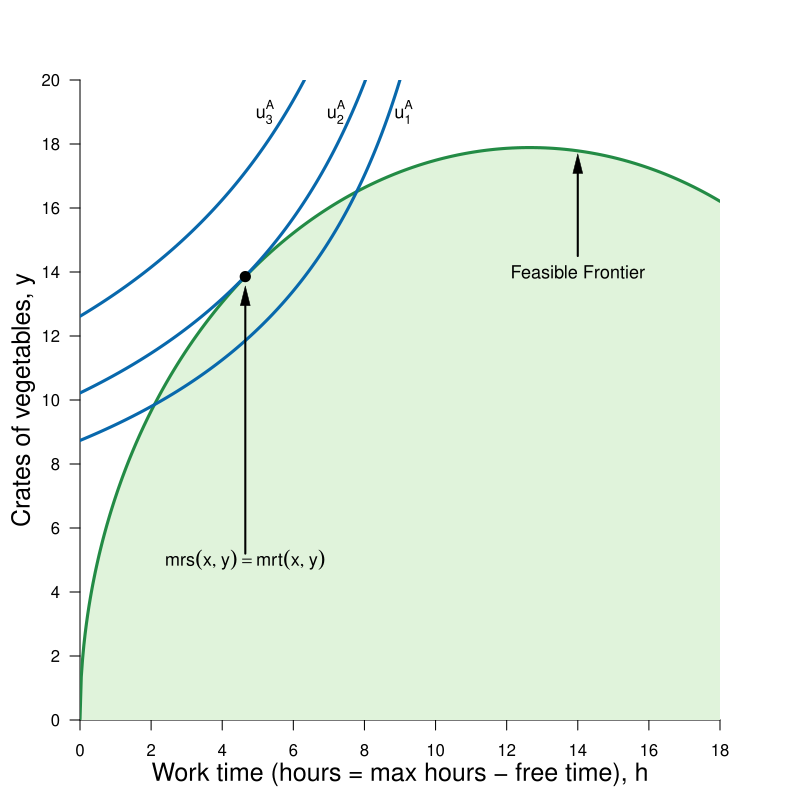

Reproduce this figure in R.
#Graph Designer: Simon Halliday
#Authors: Bowles, Foley and Halliday
#Title: Microeconomics: Competition, Conflict and Coordination

library(shape)
pdf(file = "constrained_optimization/feasible_frontier_indiff_vegetables_bads.pdf", width = 8, height = 8)

#Set parameters for graphics
axislabelsize <- 1.5
labelsize <- 1.1
graphlinewidth <- 3
segmentlinewidth <- 2

COL <- c("#7fc97f", "#beaed4", "#fdc086", "#ffff99", "#386cb0", "#f0027f", "#bf5b17", "#666666")
COLA <- c("#e0f3db", "#99d8c9","#66c2a4","#41ae76", "#238b45", "#005824")
COLB <- c("#4eb3d3", "#2b8cbe", "#0868ac","#084081")

#Edited the margins to cater for the larger LHS labels
par(mar =  c(4, 4, 4, 4))

ppf <- function(x, intercept = 320) {
  (intercept - 2*(sqrt(320/2) - x)^2)^0.5
}

uFn <- function(x, y, alpha = 0.4){
  ((sqrt(320/2) - x)^alpha)*(y^(1-alpha))
}

indiffA <- function(x, ubar = uFn(sqrt(320/2)-8, 13.87), alpha = 0.4) {
  (ubar/ (x^alpha))^(1/ (1 - alpha))
}

ylims <- c(0, 20)
xlims <- c(0, 18)

npts <- 501 
x <- seq(xlims[1], xlims[2], length.out = npts)
y <- seq(ylims[1], ylims[2], length.out = npts) 
a <- c(uFn(sqrt(320/2)-8, 13.87) - 1, uFn(sqrt(320/2)-8, 13.87), uFn(sqrt(320/2)-8, 13.87) + 1.5) #alpha = 0.4

plot(0, 0, xlim = xlims, ylim = ylims, type = "n",
     xlab = expression(paste("")),
     ylab = expression(paste("")), 
     xaxt = "n", 
     yaxt = "n", 
     cex.lab = axislabelsize, 
     bty = "n", 
     xaxs="i", 
     yaxs="i"
)


# ticksy <- seq(from = 0, to = ylims[2], by = 1)
# ylabels <- seq(from = 0, to = ylims[2], by = 1)
ticksx <- seq(from = 0, to = xlims[2], by = 2)
xlabels <- seq(from = 0, to = xlims[2], by = 2)
ticksy <- seq(ylims[1],  ylims[2], 2)
ylabels <- seq(ylims[1],  ylims[2], 2)
# ticksx <- c(xlims[1], 5.25, 8.944272, xlims[2])
# xlabels <- c(NA, expression(paste(x,"*")), expression(paste(bar(x))), NA)

axis(1, at = ticksx, pos = 0, labels = xlabels)
axis(2, at = ticksy, pos = 0, labels = ylabels, las = 1)

npts <- 500 
xx1 <- seq(xlims[1]+0.00001, xlims[2], length.out = npts)


#Draw the polygon for shading the feasible set
 xpoly1 <- seq(from = xlims[1], to = xlims[2], length.out = npts)
 ypoly1 <- ppf(xpoly1)
 polygon(x = c(0.001, xpoly1, 18, 18, 0.001), y = c(0.001, ypoly1, ppf(18), 0.001, 0.001), col=COLA[1], density=NULL, border = NA)

 

#Draw the graphs
lines(xx1, ppf(xx1), col = COLA[5], lwd = graphlinewidth)

#Label the feasible frontier
text(14, 14, expression("Feasible Frontier"), cex = labelsize)
Arrows(14, 14.5, 14, ppf(14) - 0.4, col = "black", lty = 1, lwd = 2, arr.type = "triangle", arr.lwd = 0.5)

contour(x, y, 
        outer(x, y, uFn),
        drawlabels = FALSE,
        col = COLB[3],
        lwd = graphlinewidth,
        levels = a, 
        xaxs="i", 
        yaxs="i", 
        add = TRUE)

#Axis labels
mtext(expression(paste("Work time (hours = max hours - free time), ", h)), side = 1, line = 2.5, cex = axislabelsize)
text(-1.6, 0.5*ylims[2], expression(paste("Crates of vegetables, ", y)), xpd = TRUE, cex = axislabelsize, srt = 90) 

#Add mrs = mrt at i
points(sqrt(320/2)-8, ppf(x = sqrt(320/2)-8), pch = 16, col = "black", cex = 1.5)
text(sqrt(320/2)-8, 5, expression(paste(mrs(x,y) == mrt(x,y))), cex = labelsize)
#text(sqrt(320/2)-8 + 0.05, 3.6, expression(paste(frac(2*y,3*x) == frac(2*x,y))), cex = labelsize)
Arrows(sqrt(320/2)-8, 5.2, sqrt(320/2)-8, ppf(x = sqrt(320/2)-8) - 0.6, col = "black", lty = 1, lwd = 2, arr.type = "triangle", arr.lwd = 0.5)


#Label the indifference curves
text(9.1, 19, expression(u[1]^A), cex = labelsize)
text(7.2, 19, expression(u[2]^A), cex = labelsize)
text(5.2, 19, expression(u[3]^A), cex = labelsize)

#Annotate max u point on feasibility frontier
# text(8.4, ppf(8) + 0.1, expression(paste(i)), cex = labelsize)
# segments(8, 0, 8, ppf(x = 8), lty = 2, col = "gray", lwd = segmentlinewidth)
# segments(0, ppf(x = 8), 8, ppf(x = 8), lty = 2, col = "gray", lwd = segmentlinewidth)
# points(8, ppf(x = 8), pch = 16, col = "black", cex = 1.5)
# 
# text(3.3, ppf(2.9) + 0.1, expression(paste(a)), cex = labelsize)
# segments(2.9, 0, 2.9, ppf(x = 2.9), lty = 2, col = "gray", lwd = segmentlinewidth)
# segments(0, ppf(x = 2.9), 2.9, ppf(x = 2.9), lty = 2, col = "gray", lwd = segmentlinewidth)
# points(2.9, ppf(x = 2.9), pch = 16, col = "black", cex = 1.5)
# 
# 
# text(13.15, ppf(12.8) + 0.1, expression(paste(b)), cex = labelsize)
# segments(12.8, 0, 12.8, ppf(x = 12.8), lty = 2, col = "gray", lwd = segmentlinewidth)
# segments(0, ppf(x = 12.8), 12.8, ppf(x = 12.8), lty = 2, col = "gray", lwd = segmentlinewidth)
# points(12.8, ppf(x = 12.8), pch = 16, col = "black", cex = 1.5)



dev.off()
